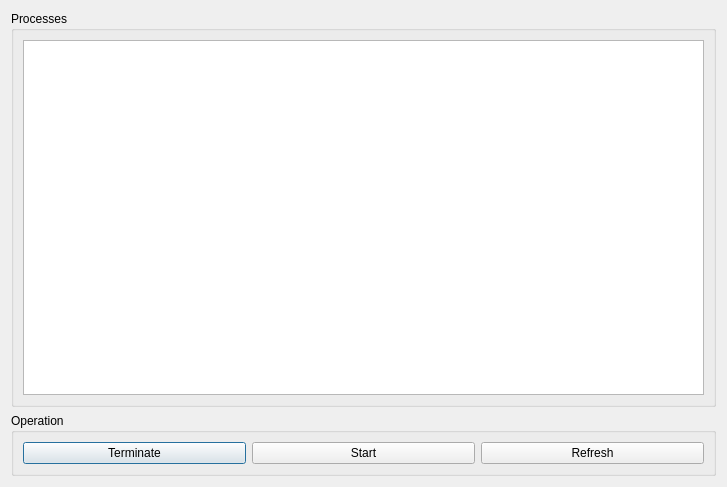
<?xml version="1.0" encoding="UTF-8"?>
<ui version="4.0">
 <class>ProcessManager</class>
 <widget class="QDialog" name="ProcessManager">
  <property name="geometry">
   <rect>
    <x>0</x>
    <y>0</y>
    <width>727</width>
    <height>487</height>
   </rect>
  </property>
  <property name="windowTitle">
   <string>Process Manager</string>
  </property>
  <layout class="QGridLayout" name="gridLayout">
   <item row="0" column="0">
    <widget class="QGroupBox" name="groupBox">
     <property name="title">
      <string>Processes</string>
     </property>
     <layout class="QGridLayout" name="gridLayout_2">
      <item row="0" column="0">
       <widget class="QTableWidget" name="table">
        <property name="editTriggers">
         <set>QAbstractItemView::NoEditTriggers</set>
        </property>
        <property name="selectionBehavior">
         <enum>QAbstractItemView::SelectRows</enum>
        </property>
       </widget>
      </item>
     </layout>
    </widget>
   </item>
   <item row="1" column="0">
    <widget class="QGroupBox" name="groupBox_2">
     <property name="title">
      <string>Operation</string>
     </property>
     <layout class="QGridLayout" name="gridLayout_3">
      <item row="0" column="0">
       <widget class="QPushButton" name="terminate">
        <property name="text">
         <string>Terminate</string>
        </property>
       </widget>
      </item>
      <item row="0" column="1">
       <widget class="QPushButton" name="start">
        <property name="text">
         <string>Start</string>
        </property>
       </widget>
      </item>
      <item row="0" column="2">
       <widget class="QPushButton" name="refresh">
        <property name="text">
         <string>Refresh</string>
        </property>
       </widget>
      </item>
     </layout>
    </widget>
   </item>
  </layout>
 </widget>
 <resources/>
 <connections/>
</ui>
